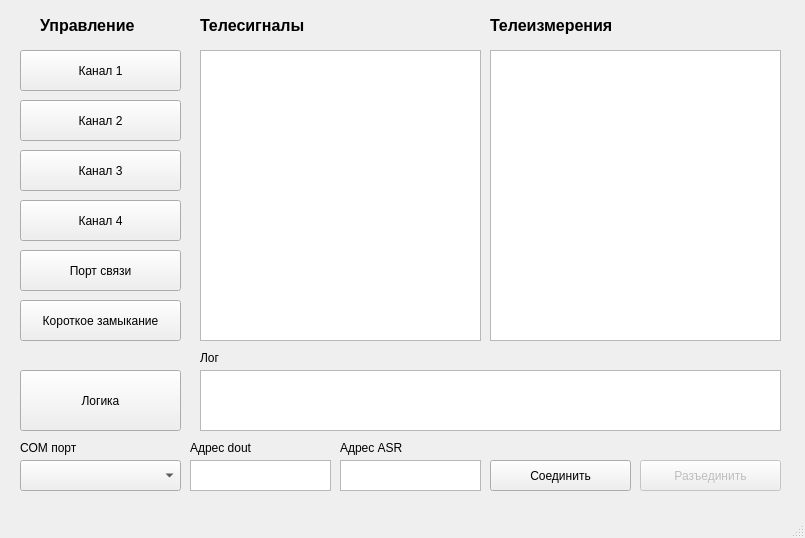
<?xml version="1.0" encoding="UTF-8"?>
<ui version="4.0">
 <class>MainWindow</class>
 <widget class="QMainWindow" name="MainWindow">
  <property name="geometry">
   <rect>
    <x>0</x>
    <y>0</y>
    <width>805</width>
    <height>538</height>
   </rect>
  </property>
  <property name="windowTitle">
   <string>MainWindow</string>
  </property>
  <widget class="QWidget" name="centralwidget">
   <widget class="QPushButton" name="pushButton">
    <property name="geometry">
     <rect>
      <x>490</x>
      <y>460</y>
      <width>141</width>
      <height>31</height>
     </rect>
    </property>
    <property name="text">
     <string>Соединить</string>
    </property>
   </widget>
   <widget class="QTextEdit" name="textEdit">
    <property name="geometry">
     <rect>
      <x>190</x>
      <y>460</y>
      <width>141</width>
      <height>31</height>
     </rect>
    </property>
   </widget>
   <widget class="QTextEdit" name="textEdit_2">
    <property name="geometry">
     <rect>
      <x>340</x>
      <y>460</y>
      <width>141</width>
      <height>31</height>
     </rect>
    </property>
   </widget>
   <widget class="QPushButton" name="pushButton_2">
    <property name="enabled">
     <bool>false</bool>
    </property>
    <property name="geometry">
     <rect>
      <x>640</x>
      <y>460</y>
      <width>141</width>
      <height>31</height>
     </rect>
    </property>
    <property name="text">
     <string>Разъединить</string>
    </property>
   </widget>
   <widget class="QTableView" name="tableView">
    <property name="geometry">
     <rect>
      <x>200</x>
      <y>50</y>
      <width>281</width>
      <height>291</height>
     </rect>
    </property>
   </widget>
   <widget class="QTableView" name="tableView_2">
    <property name="geometry">
     <rect>
      <x>490</x>
      <y>50</y>
      <width>291</width>
      <height>291</height>
     </rect>
    </property>
   </widget>
   <widget class="QLabel" name="label_2">
    <property name="geometry">
     <rect>
      <x>340</x>
      <y>440</y>
      <width>141</width>
      <height>16</height>
     </rect>
    </property>
    <property name="text">
     <string>Адрес ASR</string>
    </property>
   </widget>
   <widget class="QComboBox" name="comboBox">
    <property name="geometry">
     <rect>
      <x>20</x>
      <y>460</y>
      <width>161</width>
      <height>31</height>
     </rect>
    </property>
   </widget>
   <widget class="QLabel" name="label_3">
    <property name="geometry">
     <rect>
      <x>20</x>
      <y>440</y>
      <width>141</width>
      <height>16</height>
     </rect>
    </property>
    <property name="text">
     <string>COM порт</string>
    </property>
   </widget>
   <widget class="QPushButton" name="ch1">
    <property name="geometry">
     <rect>
      <x>20</x>
      <y>50</y>
      <width>161</width>
      <height>41</height>
     </rect>
    </property>
    <property name="styleSheet">
     <string notr="true"/>
    </property>
    <property name="text">
     <string>Канал 1</string>
    </property>
    <property name="checkable">
     <bool>false</bool>
    </property>
   </widget>
   <widget class="QPushButton" name="ch4">
    <property name="geometry">
     <rect>
      <x>20</x>
      <y>200</y>
      <width>161</width>
      <height>41</height>
     </rect>
    </property>
    <property name="text">
     <string>Канал 4</string>
    </property>
   </widget>
   <widget class="QPushButton" name="rs_to_rs">
    <property name="geometry">
     <rect>
      <x>20</x>
      <y>250</y>
      <width>161</width>
      <height>41</height>
     </rect>
    </property>
    <property name="text">
     <string>Порт связи</string>
    </property>
   </widget>
   <widget class="QPushButton" name="kz">
    <property name="geometry">
     <rect>
      <x>20</x>
      <y>300</y>
      <width>161</width>
      <height>41</height>
     </rect>
    </property>
    <property name="text">
     <string>Короткое замыкание</string>
    </property>
   </widget>
   <widget class="QPushButton" name="ch2">
    <property name="geometry">
     <rect>
      <x>20</x>
      <y>100</y>
      <width>161</width>
      <height>41</height>
     </rect>
    </property>
    <property name="text">
     <string>Канал 2</string>
    </property>
   </widget>
   <widget class="QPushButton" name="ch3">
    <property name="geometry">
     <rect>
      <x>20</x>
      <y>150</y>
      <width>161</width>
      <height>41</height>
     </rect>
    </property>
    <property name="text">
     <string>Канал 3</string>
    </property>
   </widget>
   <widget class="QLabel" name="ts_lbl_4">
    <property name="geometry">
     <rect>
      <x>490</x>
      <y>10</y>
      <width>291</width>
      <height>31</height>
     </rect>
    </property>
    <property name="text">
     <string>&lt;html&gt;&lt;head/&gt;&lt;body&gt;&lt;p&gt;&lt;span style=&quot; font-size:12pt; font-weight:700;&quot;&gt;Телеизмерения&lt;/span&gt;&lt;/p&gt;&lt;/body&gt;&lt;/html&gt;</string>
    </property>
   </widget>
   <widget class="QLabel" name="ts_lbl_3">
    <property name="geometry">
     <rect>
      <x>200</x>
      <y>10</y>
      <width>251</width>
      <height>31</height>
     </rect>
    </property>
    <property name="text">
     <string>&lt;html&gt;&lt;head/&gt;&lt;body&gt;&lt;p&gt;&lt;span style=&quot; font-size:12pt; font-weight:700;&quot;&gt;Телесигналы&lt;/span&gt;&lt;/p&gt;&lt;/body&gt;&lt;/html&gt;</string>
    </property>
   </widget>
   <widget class="QLabel" name="ts_lbl_5">
    <property name="geometry">
     <rect>
      <x>40</x>
      <y>10</y>
      <width>131</width>
      <height>31</height>
     </rect>
    </property>
    <property name="text">
     <string>&lt;html&gt;&lt;head/&gt;&lt;body&gt;&lt;p&gt;&lt;span style=&quot; font-size:12pt; font-weight:700;&quot;&gt;Управление&lt;/span&gt;&lt;/p&gt;&lt;/body&gt;&lt;/html&gt;</string>
    </property>
   </widget>
   <widget class="QPushButton" name="kz_2">
    <property name="geometry">
     <rect>
      <x>20</x>
      <y>370</y>
      <width>161</width>
      <height>61</height>
     </rect>
    </property>
    <property name="text">
     <string>Логика</string>
    </property>
   </widget>
   <widget class="QListView" name="listView">
    <property name="geometry">
     <rect>
      <x>200</x>
      <y>370</y>
      <width>581</width>
      <height>61</height>
     </rect>
    </property>
   </widget>
   <widget class="QLabel" name="label_4">
    <property name="geometry">
     <rect>
      <x>200</x>
      <y>350</y>
      <width>141</width>
      <height>16</height>
     </rect>
    </property>
    <property name="text">
     <string>Лог</string>
    </property>
   </widget>
   <widget class="QLabel" name="label_5">
    <property name="geometry">
     <rect>
      <x>190</x>
      <y>440</y>
      <width>141</width>
      <height>16</height>
     </rect>
    </property>
    <property name="text">
     <string>Адрес dout</string>
    </property>
   </widget>
  </widget>
  <widget class="QMenuBar" name="menubar">
   <property name="geometry">
    <rect>
     <x>0</x>
     <y>0</y>
     <width>805</width>
     <height>22</height>
    </rect>
   </property>
  </widget>
  <widget class="QStatusBar" name="statusbar"/>
 </widget>
 <resources/>
 <connections/>
</ui>
